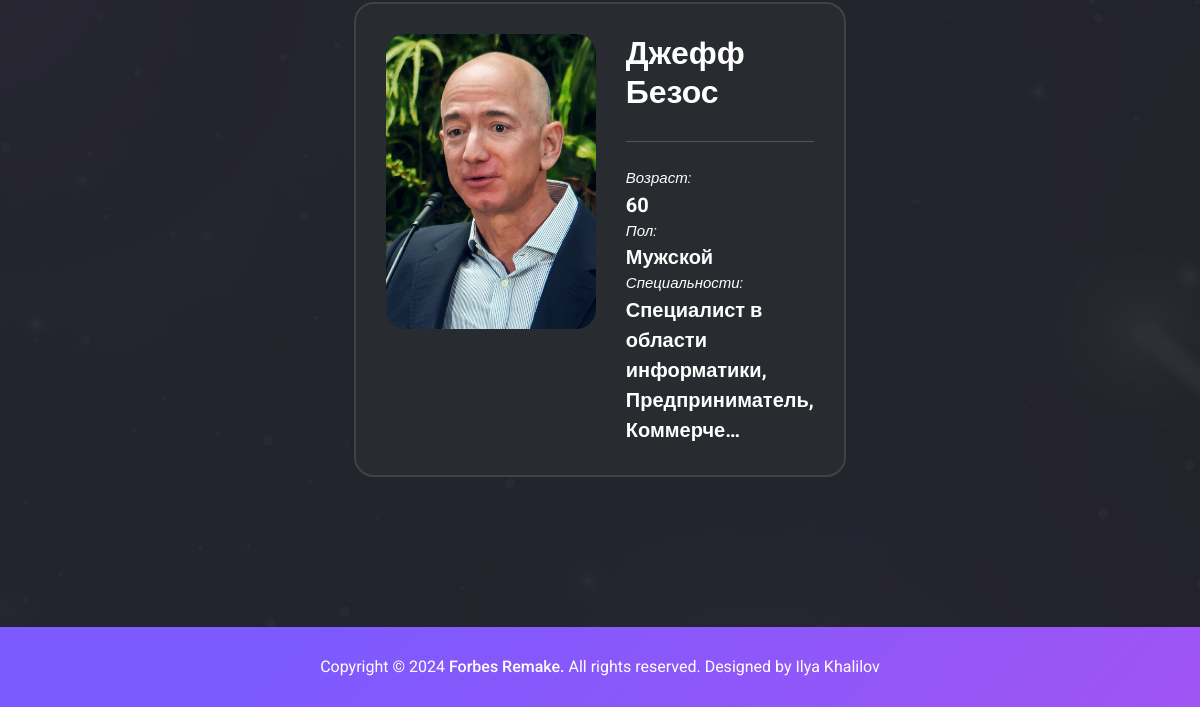
Before: / (lower part) with the older database file.
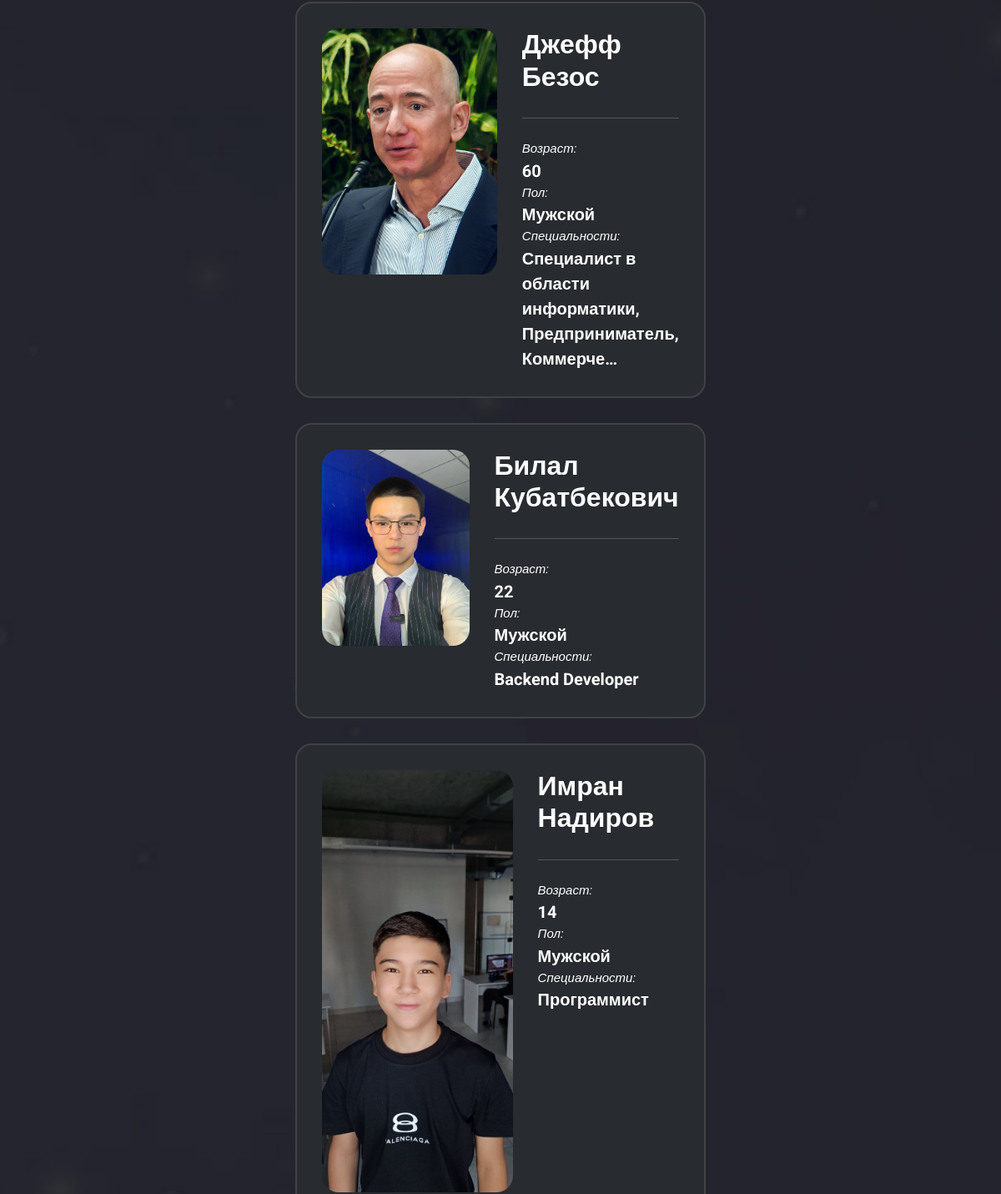
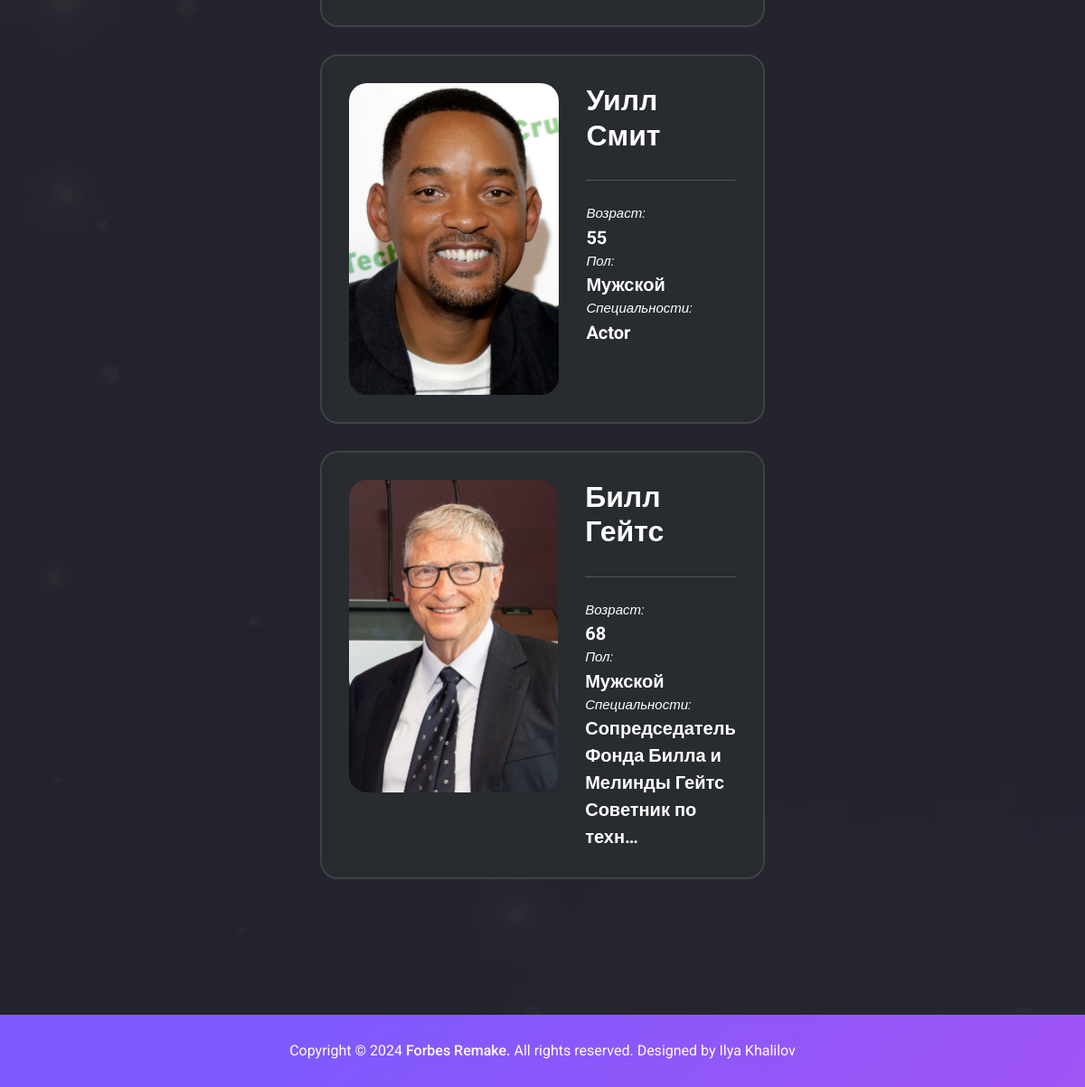
After: the same page with the newer database file (2 pictures, top to bottom).
### app/models.py (models this page shows, shortened)
class MyPerson(models.Model):
    first_name = models.CharField(max_length=200)
    last_name = models.CharField(max_length=200)
    age = models.PositiveSmallIntegerField()
    gender = models.PositiveSmallIntegerField(
        choices=(
            (1, 'Не указано'),
            (2, 'Мужчина'),
            (3, 'Женщина'),
        )
    )
    photo = models.FileField(upload_to='media/main_photos')
    majority = models.CharField(max_length=200)
    short_description = models.TextField()
    class Meta:
        verbose_name = 'Краткая инфа о человеке'
        verbose_name_plural = 'Краткая инфа о людях'

### app/views.py (the view)
# urls.py: path('', render_main, name='index'),
def render_main(request):
    persons = MyPerson.objects.all()
    return render(request, 'app/index.html', {'persons': persons})

### app/templates/app/index.html (shortened to what this page needs)
<!DOCTYPE html>
{% extends 'base.html' %}
{% load static %}
{% block head %}
<head>
</head>
{% endblock %}
{% block content %}
<body>
  <div class="currently-market" id="persons">
    <div class="container">
      <div class="row">
        <div class="col-lg-12">
            {% for person in persons %}
              <div class="col-lg-6 currently-market-item all msc">
              <div class="item">
                <div class="left-image">
                  <a href="{% url 'detail' person.id %}">
                    <img src="{{ person.photo.url }}" alt="" style="border-radius: 20px; max-width: 600px;">
                  </a>
                </div>
                <div class="right-content">
                  <h2>
                    {{ person.first_name }}<br>
                    {{ person.last_name }}
                  </h2>
                  <div class="line-dec"></div>
                  <span>
                    <em>Возраст:</em><br><strong>{{ person.age }}</strong><br>
                    <em>Пол:</em><br><strong>
                    {% if person.gender == 1 %}
                      Не указано
                    {% elif person.gender == 3 %}
                      Женский
                    {% elif person.gender == 2 %}
                      Мужской
                    {% endif %}
                    <br>
                    </strong>
                    <em>Специальности:</em><br><strong>{{ person.majority|truncatechars:60 }}</strong><br>
                  </span>
                </div>
              </div>
            </div>
            {% endfor %}
        </div>
      </div>
    </div>
  </div>
  </body>
{% endblock %}

### app/templates/base.html (shortened to what this page needs)
<!DOCTYPE html>
{% load static %}
<html lang="en">
<head>
    <link href="https://cdn.jsdelivr.net/npm/bootstrap@5.3.3/dist/css/bootstrap.min.css" rel="stylesheet">
    {% block head %}
    {% endblock %}
    <link href="{% static 'css/bootstrap.min.css' %}" rel="stylesheet">
    <link rel="stylesheet" href="{% static 'css/fontawesome.css' %}">
    <link rel="stylesheet" href="{% static 'css/templatemo-liberty-market.css' %}">
    <link rel="stylesheet" href="{% static 'css/owl.css' %}">
    <link rel="stylesheet" href="{% static 'css/animate.css' %}">
    <link rel="stylesheet" href="{% static 'css/for-forms.css' %}">
    <link rel="stylesheet" href="{% static 'css/beauty-fonts.css' %}">
    <link rel="stylesheet" href="https://unpkg.com/swiper@7/swiper-bundle.min.css"/>
</head>
<body>
    {% block content %}
    {% endblock %}
  <footer>
    <div class="container">
      <div class="row">
        <div class="col-lg-12">
          <p>Copyright © 2024 <a href="{% url 'index' %}">Forbes Remake.</a> All rights reserved.
          Designed by Ilya Khalilov
              </p>
        </div>
      </div>
    </div>
  </footer>
</body>
</html>

### static/css/templatemo-liberty-market.css (style rules this page uses)
html, body, div, span, applet, object, iframe, h1, h2, h3, h4, h5, h6, p, blockquote, div pre, a, abbr, acronym, address, big, cite, code, del, dfn, em, font, img, ins, kbd, q, s, samp, small, strike, strong, sub, sup, tt, var, b, u, i, center, dl, dt, dd, ol, ul, li, figure, header, nav, section, article, aside, footer, figcaption { margin: 0; padding: 0; border: 0; outline: 0; }
header, nav, section, article, aside, footer, hgroup { display: block; }
* { box-sizing: border-box; }
html, body { font-family: 'Roboto', sans-serif; font-weight: 400; background-color: #1e1e1e; font-size: 16px; -ms-text-size-adjust: 100%; -webkit-font-smoothing: antialiased; -moz-osx-font-smoothing: grayscale; }
a { text-decoration: none !important; }
h1, h2, h3, h4, h5, h6 { margin-top: 0px; margin-bottom: 0px; color: #fff; font-weight: 700; }
p { font-size: 16px; line-height: 30px; color: #fff; }
img { width: 100%; overflow: hidden; }
html, body { background: #fff; font-family: 'Roboto', sans-serif; }
.currently-market { background-image: url(../images/dark-bg.jpg); background-repeat: no-repeat; background-position: center center; background-size: cover; padding: 120px 0px; position: relative; }
.currently-market-item { width: 45%; margin: 0 auto; }
.currently-market .item { background-color: #282b2f; border: 2px solid #404245; border-radius: 20px; padding: 30px; display: flex; margin-bottom: 30px; }
.currently-market .item .right-content { margin-left: 30px; width: 100%; }
.currently-market .item span { color: #fff; display: inline-block; font-size: 15px; }
.currently-market .item .line-dec { width: 100%; height: 1px; background-color: rgba(255, 255, 255, 0.2); margin-bottom: 25px; margin-top: 30px; }
.currently-market .item span strong { font-size: 20px; }
footer { background: rgb(125,90,254); background: linear-gradient(132deg, rgba(125,90,254,1) 25%, rgba(160,84,244,1) 100%); text-align: center; padding: 25px 0px; }
footer p { color: #fff; }
footer p a { color: #fff; font-weight: 500; transition: all .3s; }
body { overflow-x: hidden; }

Changed rows visible on the page:
added MyPerson: photo (picture), first_name "Билал", last_name "Кубатбекович", age "22", gender "Мужской", majority "Backend Developer"
added MyPerson: photo (picture), first_name "Имран", last_name "Надиров", age "14", gender "Мужской", majority "Программист"
added MyPerson: photo (picture), first_name "Уилл", last_name "Смит", age "55", gender "Мужской", majority "Actor"
added MyPerson: photo (picture), first_name "Билл", last_name "Гейтс", age "68", gender "Мужской", majority "Сопредседатель Фонда Билла и Мелинды Гейтс Советник по техн…"
